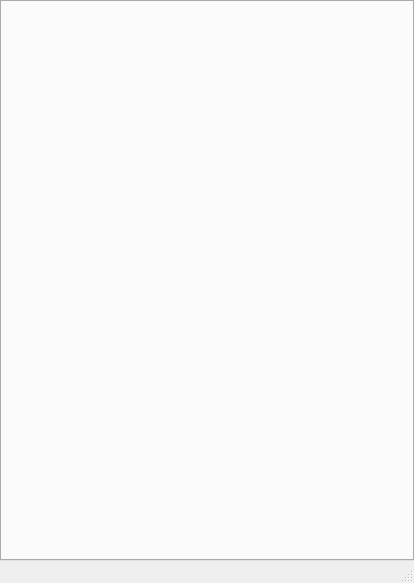
<?xml version="1.0" encoding="UTF-8"?>
<ui version="4.0">
 <class>MainWindow</class>
 <widget class="QMainWindow" name="MainWindow">
  <property name="geometry">
   <rect>
    <x>0</x>
    <y>0</y>
    <width>414</width>
    <height>583</height>
   </rect>
  </property>
  <property name="windowTitle">
   <string>MainWindow</string>
  </property>
  <widget class="QWidget" name="centralwidget">
   <layout class="QVBoxLayout" name="verticalLayout">
    <property name="spacing">
     <number>0</number>
    </property>
    <property name="leftMargin">
     <number>0</number>
    </property>
    <property name="topMargin">
     <number>0</number>
    </property>
    <property name="rightMargin">
     <number>0</number>
    </property>
    <property name="bottomMargin">
     <number>0</number>
    </property>
    <item>
     <widget class="QTabWidget" name="tabWidget">
      <property name="currentIndex">
       <number>-1</number>
      </property>
     </widget>
    </item>
   </layout>
  </widget>
  <widget class="QMenuBar" name="menubar">
   <property name="geometry">
    <rect>
     <x>0</x>
     <y>0</y>
     <width>414</width>
     <height>21</height>
    </rect>
   </property>
  </widget>
  <widget class="QStatusBar" name="statusbar"/>
 </widget>
 <resources/>
 <connections/>
</ui>
